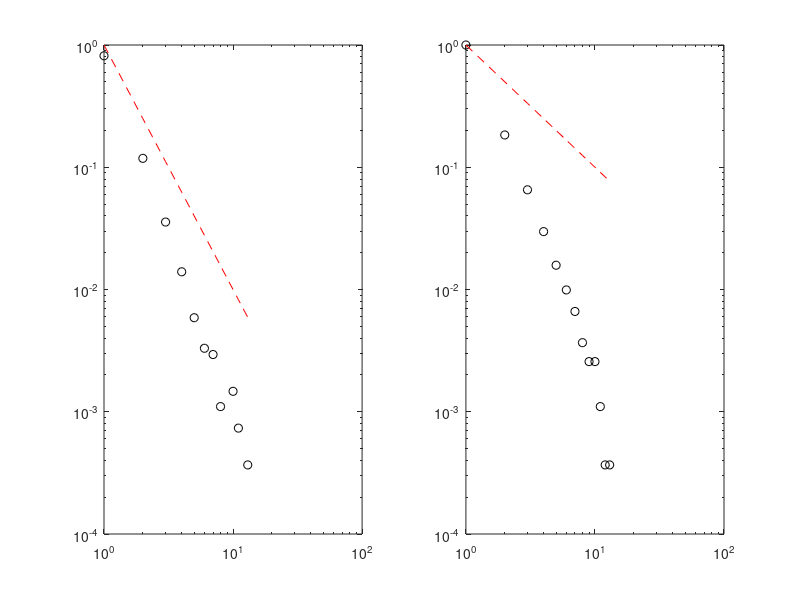

MATLAB code to generate this figure:
% load TP53_mutations_COSMIC.mat;
% load APC_mutations_COSMIC.mat;
load BCL2_mutations_COSMIC.mat;
[a,b]=hist(Count,1:max(Count));
n1=b; p1=a./sum(a);
figure; subplot(1,2,1); loglog(n1, p1,'ko');
hold on; axis manual;
subplot(1,2,1); loglog(n1, n1.^-2,'r--');
max1=max(Count);
clear cdf1
for m=1:max1;
    cdf1(m)=sum(p1(m:end));
end;
subplot(1,2,2);loglog(n1, cdf1,'ko');
hold on; axis manual;
subplot(1,2,2); loglog(n1, n1.^-1,'r--');